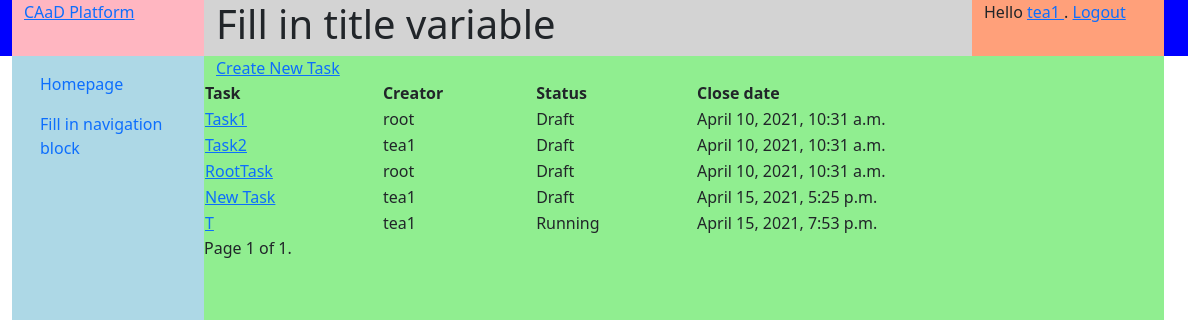
Page /courses/1/tasks (signed in) on the committed database.
### homeworks/models.py (models this page shows, shortened)
class Task(models.Model):
    TASK_STATUS = [(0, 'draft'), (1, 'running'), (2, 'closed')]
    title = models.CharField('title', max_length=64)
    description = models.CharField('description', max_length=1024)
    tips = models.CharField('tips', max_length=1024, blank=True)
    answer = models.CharField('answer', max_length=1024, blank=True)
    have_docker = models.BooleanField("have docker experiment", default=False)
    status = models.IntegerField(
        'homework status', choices=TASK_STATUS, default=0)
    create_date = models.DateTimeField('date created', default=timezone.now())
    close_date = models.DateTimeField(
        'date to close', default=timezone.now() + timedelta(days=30))
    course = models.ForeignKey(Course, on_delete=models.CASCADE, related_name="tasks", null=True)
    creator = models.ForeignKey(User, on_delete=models.CASCADE, related_name="tasks_created", null=True)

### homeworks/views.py (the view)
# urls.py: path('<int:course_id>/tasks', homework_views.TaskListView.as_view(), name='task_list'),
class TaskListView(ListView):
    paginate_by = 10
    template_name = 'homeworks/task_list.html'
    context_object_name = 'task_list'
    def get_queryset(self):
        course_id = self.kwargs['course_id']
        return Task.objects.filter(course__pk=course_id)
    def get_context_data(self, *args, object_list=None, **kwargs):
        context = super().get_context_data(*args, object_list=object_list, **kwargs)
        context['course_id'] = self.kwargs['course_id']
        return context
    def get(self, request, course_id):
        res, response = check_authenticated_and(request, CourseMember.is_member_of(request.user.pk, course_id), USER_NOT_AUTHORIZED)
        if res == False:
            return response
        return super(TaskListView, self).get(self, request)

### courses/models.py (called while the page is built)
    @classmethod
    def get_highest_course_privilege(cls, user_id, course_id):
        if user_id == None or course_id == None:
            return 4
        cm = cls.objects.filter(course__pk=course_id).filter(user__pk=user_id)
        if len(cm) > 0:
            type = 3
            for role in cm:
                if role.type < type:
                    type = role.type
            return type
        return 4

    @classmethod
    def is_member_of(cls, user_id, course_id):
        return (cls.get_highest_course_privilege(user_id, course_id) < 4)

### utils/general.py (called while the page is built)
def check_authenticated_and(request, criteria=None, error_code=None):
    if not request.user.is_authenticated:
        return (False, return_error(request, USER_NOT_AUTHENTICATED))
    if criteria is not None and not criteria:
        return (False, return_error(request, error_code))
    return (True, None)

### templates/homeworks/task_list.html (shortened to what this page needs)
{% extends 'generics/base.html' %}
{% block content %}
<a href="{% url 'courses:task_create' course_id %}">Create New Task</a>
<table>
<tr>
<th>Task</th>
<th>Creator</th>
<th>Status</th>
<th>Close date</th>
</tr>
{% for task in task_list %}
<tr>
<td>
<a href="{% url 'courses:task_detail' task.pk %}">
{{ task.title }}
</a>
</td>
<td>{{ task.creator.username }}</td>
<td>
{% if task.status == 0 %}
Draft
{% elif task.status == 1 %}
Running
{% elif task.status == 2 %}
Closed
{% endif %}
</td>
<td>{{ task.close_date }}</td>
</tr>
{% endfor %}
</table>
<div class="pagination">
    <span class="page-links">
        <span class="page-current">
            Page {{ page_obj.number }} of {{ page_obj.paginator.num_pages }}.
        </span>
    </span>
</div>
{% endblock content %}

### templates/generics/base.html (shortened to what this page needs)
{% load static %}
<!DOCTYPE html>
<html>
    <head>
        <link rel="stylesheet" href="{% static 'css/base.css' %}">
        <link href="https://cdn.bootcdn.net/ajax/libs/twitter-bootstrap/5.0.0-beta2/css/bootstrap.min.css" rel="stylesheet">
    </head>
    <body>
<div id="header" class="header container-fluid row">
    <div class="logo col-sm-2 center">
        <a href="{% url 'home' %}">CAaD Platform</a>
    </div>
        <div class="title col-sm-8">
            <h1>{{ title | default:"Fill in title variable" }}<h1>
        </div>
    <div class="user col-sm-2">
        {% block status %}
            {% if user.is_authenticated %}
            Hello
            <a href="{% url 'users:profile' user.username %}">
            {{ user.username }}
            </a>
            . <a href="{% url 'users:logout_view' %}">Logout</a>
            {% else %}
            Anonymous User. <a href="{% url 'users:login' %}">Login</a>
            {% endif %}
        {% endblock status %}
    </div>
</div>
<div id="body" class="container-fluid row">
    <div class="navi col-sm-2 flex-fill">
    <nav class="navbar navbar-default" role="navigation">
        <ul class="nav nav-pills flex-column">
            <li class="nav-item">
                <a class="nav-link" href='{% url "home" %}'>Homepage</a>
            </li>
            {% block navigation %}
            <li class="nav-item">
                <a class="nav-link" href='{% url "home" %}'>Fill in navigation block</a>
            </li>
            {% endblock %}
        </ul>
    </nav>
    </div>
    <div class="content col-sm-10 container">
    <div class="row align-items-baseline">
        {% block content%}{% endblock %}
    </div>
    </div>
</div>
    </body>
</html>

### statics/css/base.css (style rules this page uses)
.header { background-color: blue; }
.logo { background-color: lightpink; }
.user { background-color: lightsalmon; }
.title { background-color: lightgray; }
#body { min-height: 90vh; }
.navi { background-color: lightblue; }
.content { background-color: lightgreen; border-top: 10px; }

### rows in the picture
Task: title "Task1", creator.username "root", status "Draft", close_date "April 10, 2021, 10:31 a.m."
Task: title "Task2", creator.username "tea1", status "Draft", close_date "April 10, 2021, 10:31 a.m."
Task: title "RootTask", creator.username "root", status "Draft", close_date "April 10, 2021, 10:31 a.m."
Task: title "New Task", creator.username "tea1", status "Draft", close_date "April 15, 2021, 5:25 p.m."
Task: title "T", creator.username "tea1", status "Running", close_date "April 15, 2021, 7:53 p.m."

### other values in the picture
{{ user.username }} "tea1"
{{ page_obj.number }} "1"
{{ page_obj.paginator.num_pages }} "1"
